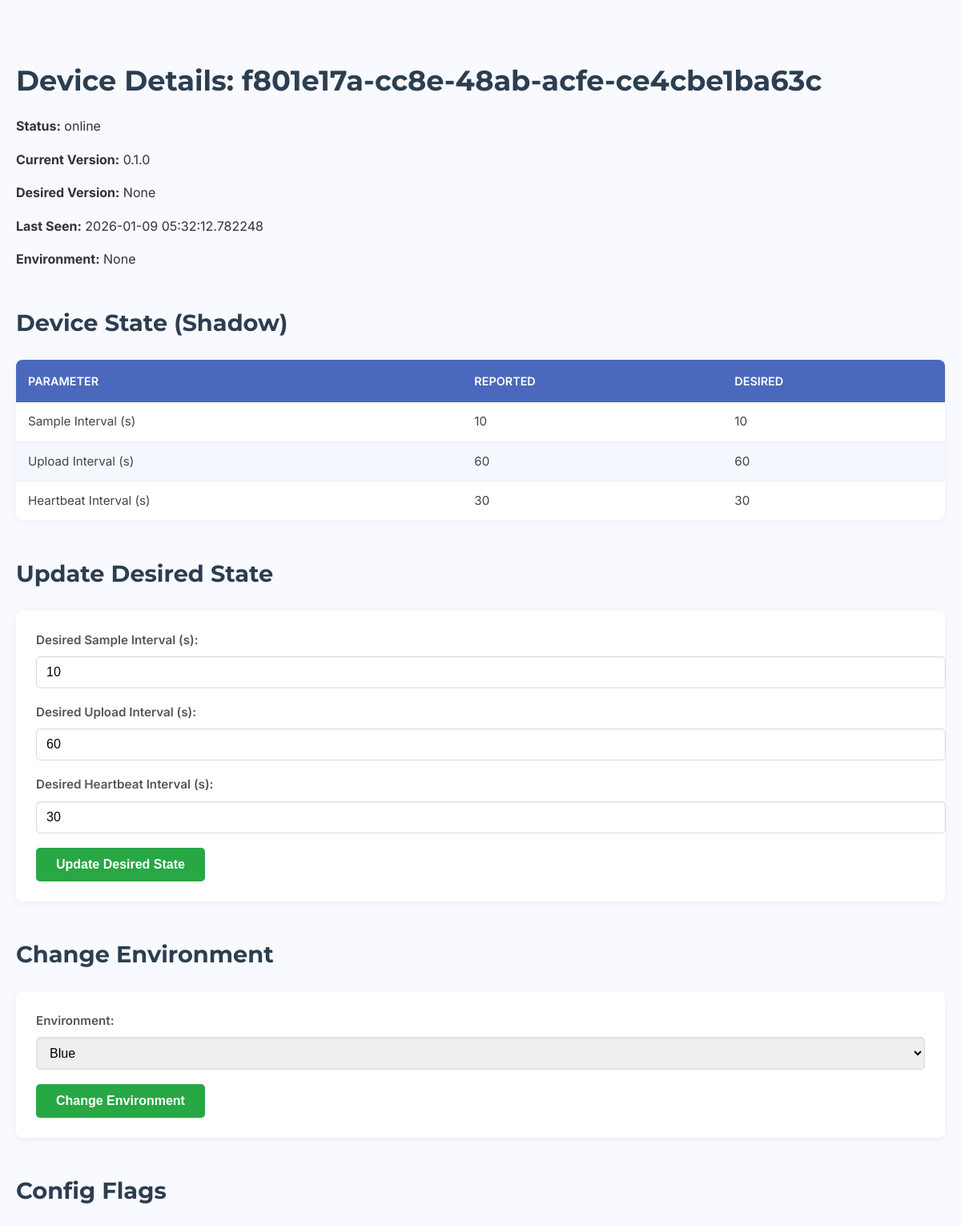
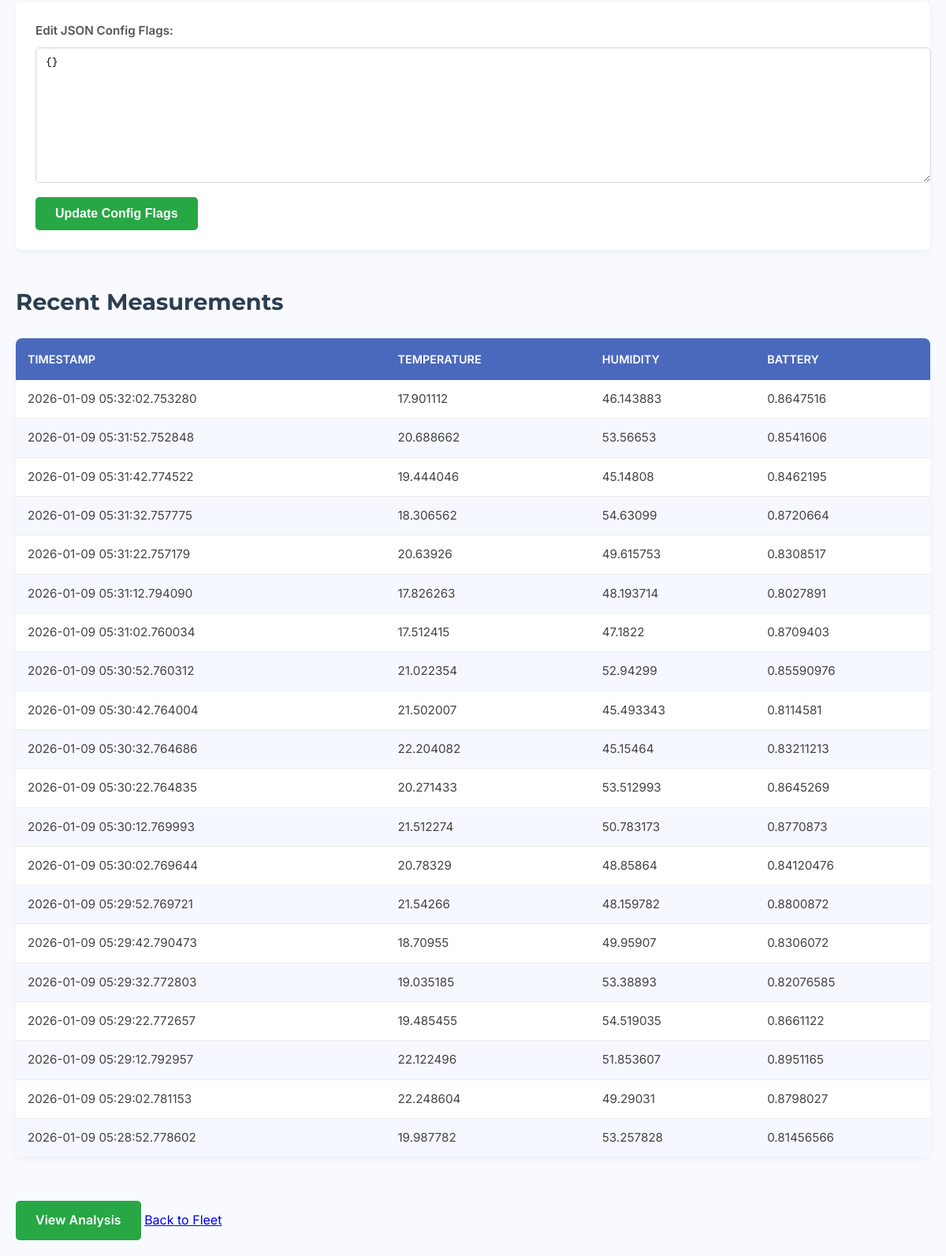
The app's page /devices/f801e17a-cc8e-48ab-acfe-ce4cbe1ba63c with its own data (2 pictures, top to bottom).
### app/models.py (models this page shows)
class Device(Base):
    __tablename__ = "devices"
    id = Column(String, primary_key=True, index=True)
    current_version = Column(String)
    desired_version = Column(String)
    last_seen = Column(DateTime, default=datetime.datetime.utcnow)
    status = Column(String)
    rollout_bucket = Column(Integer, default=lambda: random.randint(0, 99))
    environment = Column(String, default="blue")
    region = Column(String, nullable=True)
    hardware_rev = Column(String, nullable=True)
    reported_sample_interval_secs = Column(Integer, default=10)
    reported_upload_interval_secs = Column(Integer, default=60)
    reported_heartbeat_interval_secs = Column(Integer, default=30)
    desired_sample_interval_secs = Column(Integer, default=10)
    desired_upload_interval_secs = Column(Integer, default=60)
    desired_heartbeat_interval_secs = Column(Integer, default=30)
    config_flags = Column(String, nullable=True, default="{}")
    lifecycle_state = Column(String, default="new", nullable=False) # new, active, suspended, decommissioned
    auth_token = Column(String, unique=True, nullable=True, index=True)
    registered_at = Column(DateTime, nullable=True)
    lifecycle_state = Column(String, default="new", nullable=False) # new, active, suspended, decommissioned
    auth_token = Column(String, unique=True, nullable=True, index=True)
    registered_at = Column(DateTime, nullable=True)
    measurements = relationship("Measurement", back_populates="device")
    errors = relationship("DeviceError", back_populates="device")

### app/ui/views.py (the view)
@router.get("/devices/{device_id}", response_class=HTMLResponse)
async def read_device(request: Request, device_id: str, db: Session = Depends(get_db)):
    device = db.query(models.Device).filter(models.Device.id == device_id).first()
    if device:
        measurements = db.query(models.Measurement).filter(models.Measurement.device_id == device_id).order_by(models.Measurement.timestamp.desc()).limit(20).all()
        config_flags = {}
        if device.config_flags:
            try:
                config_flags = json.loads(device.config_flags)
            except json.JSONDecodeError:
                pass # Handle invalid JSON by returning empty dict
    else:
        measurements = []
        config_flags = {}
    return templates.TemplateResponse("device_detail.html", {"request": request, "device": device, "measurements": measurements, "config_flags": config_flags})

### app/database.py (called while the page is built)
def get_db():
    db = SessionLocal()
    try:
        yield db
    finally:
        db.close()

### app/ui/templates/device_detail.html (shortened to what this page needs)
{% extends "base.html" %}
{% block content %}
    {% if device %}
    <h1 class="text-2xl font-bold mb-4">Device Details: {{ device.id }}</h1>
    <p><strong>Status:</strong> {{ device.status }}</p>
    <p><strong>Current Version:</strong> {{ device.current_version }}</p>
    <p><strong>Desired Version:</strong> {{ device.desired_version }}</p>
    <p><strong>Last Seen:</strong> {{ device.last_seen }}</p>
    <p><strong>Environment:</strong> {{ device.environment }}</p>
    <h2>Device State (Shadow)</h2>
    <table>
        <thead>
            <tr>
                <th>Parameter</th>
                <th>Reported</th>
                <th>Desired</th>
            </tr>
        </thead>
        <tbody>
            <tr>
                <td>Sample Interval (s)</td>
                <td>{{ device.reported_sample_interval_secs }}</td>
                <td class="{% if device.reported_sample_interval_secs != device.desired_sample_interval_secs %}unconverged{% endif %}">{{ device.desired_sample_interval_secs }}</td>
            </tr>
            <tr>
                <td>Upload Interval (s)</td>
                <td>{{ device.reported_upload_interval_secs }}</td>
                <td class="{% if device.reported_upload_interval_secs != device.desired_upload_interval_secs %}unconverged{% endif %}">{{ device.desired_upload_interval_secs }}</td>
            </tr>
            <tr>
                <td>Heartbeat Interval (s)</td>
                <td>{{ device.reported_heartbeat_interval_secs }}</td>
                <td class="{% if device.reported_heartbeat_interval_secs != device.desired_heartbeat_interval_secs %}unconverged{% endif %}">{{ device.desired_heartbeat_interval_secs }}</td>
            </tr>
        </tbody>
    </table>
    <h2>Update Desired State</h2>
    <form id="update-state-form">
        <div class="control-group">
            <label for="desired_sample_interval_secs">Desired Sample Interval (s):</label>
            <input type="number" id="desired_sample_interval_secs" name="desired_sample_interval_secs" value="{{ device.desired_sample_interval_secs }}">
        </div>
        <div class="control-group">
            <label for="desired_upload_interval_secs">Desired Upload Interval (s):</label>
            <input type="number" id="desired_upload_interval_secs" name="desired_upload_interval_secs" value="{{ device.desired_upload_interval_secs }}">
        </div>
        <div class="control-group">
            <label for="desired_heartbeat_interval_secs">Desired Heartbeat Interval (s):</label>
            <input type="number" id="desired_heartbeat_interval_secs" name="desired_heartbeat_interval_secs" value="{{ device.desired_heartbeat_interval_secs }}">
        </div>
        <button type="submit">Update Desired State</button>
    </form>
    <h2>Change Environment</h2>
    <form id="update-environment-form">
        <div class="control-group">
            <label for="environment">Environment:</label>
            <select id="environment" name="environment">
                <option value="blue" {% if device.environment == 'blue' %}selected{% endif %}>Blue</option>
            </select>
        </div>
        <button type="submit">Change Environment</button>
    </form>
    <h2>Config Flags</h2>
    <form id="update-config-flags-form">
        <div class="control-group">
            <label for="config_flags_json">Edit JSON Config Flags:</label>
            <textarea id="config_flags_json" name="config_flags_json" rows="10" cols="50" class="w-full p-2 border rounded-md font-mono text-sm">{{ config_flags | tojson(indent=2) }}</textarea>
        </div>
        <button type="submit" class="bg-indigo-500 hover:bg-indigo-700 text-white font-bold py-2 px-4 rounded">
            Update Config Flags
        </button>
    </form>
    <h2>Recent Measurements</h2>
    <table>
        <thead>
            <tr>
                <th>Timestamp</th>
                <th>Temperature</th>
                <th>Humidity</th>
                <th>Battery</th>
            </tr>
        </thead>
        <tbody>
            {% for m in measurements %}
            <tr>
                <td>{{ m.timestamp }}</td>
                <td>{{ m.temp }}</td>
                <td>{{ m.humidity }}</td>
                <td>{{ m.battery }}</td>
            </tr>
            {% endfor %}
        </tbody>
    </table>
    {% else %}
    <h1>Device not found</h1>
    {% endif %}
    <br>
    <a href="/devices/{{ device.id }}/analysis" class="button">View Analysis</a>
    <a href="/">Back to Fleet</a>
{% endblock %}

### app/ui/static/main.css (style rules this page uses)
body { font-family: 'Inter', sans-serif; line-height: 1.6; color: #333; background-color: #f8faff; margin: 0; padding: 20px; -webkit-font-smoothing: antialiased; -moz-osx-font-smoothing: grayscale; }
h1, h2, h3, h4, h5, h6 { font-family: 'Montserrat', sans-serif; color: #2c3e50; margin-top: 1.5em; margin-bottom: 0.8em; font-weight: 700; }
h1 { font-size: 2.2em; }
h2 { font-size: 1.8em; }
form { background-color: #ffffff; padding: 25px; border-radius: 8px; box-shadow: 0 2px 10px rgba(0,0,0,0.05); margin-bottom: 30px; }
.control-group { margin-bottom: 18px; display: flex; flex-direction: column; }
.control-group label { font-weight: 600; color: #555; margin-bottom: 8px; font-size: 0.95em; }
.control-group input[type="range"], .control-group input[type="number"], .control-group input[type="text"], .control-group input[type="color"], .control-group select, .control-group textarea { width: 100%; padding: 10px 12px; border: 1px solid #dcdcdc; border-radius: 5px; font-size: 1em; box-shadow: inset 0 1px 3px rgba(0,0,0,0.06); transition: border-color 0.3s ease, box-shadow 0.3s ease; }
button[type="submit"], .button { background-color: #28a745; color: white; padding: 12px 25px; border: none; border-radius: 5px; font-size: 1em; font-weight: 600; cursor: pointer; transition: background-color 0.3s ease, transform 0.2s ease; display: inline-block; text-align: center; text-decoration: none; }
table { width: 100%; border-collapse: collapse; margin-bottom: 30px; background-color: #ffffff; box-shadow: 0 2px 10px rgba(0,0,0,0.05); border-radius: 8px; overflow: hidden; }
table thead th { background-color: #4a69bd; color: white; padding: 15px; text-align: left; font-size: 0.9em; font-weight: 600; text-transform: uppercase; }
table tbody tr:nth-child(even) { background-color: #f5f8ff; }
table td { padding: 12px 15px; border-bottom: 1px solid #eee; color: #444; font-size: 0.95em; }
table tbody tr:last-child td { border-bottom: none; }
textarea { resize: vertical; }
.mb-4 { margin-bottom: 1rem; }

### records on screen
Device: id "f801e17a-cc8e-48ab-acfe-ce4cbe1ba63c", status "online", current_version "0.1.0", desired_version "None", last_seen "2026-01-09 05:32:12.782248", environment "None", reported_sample_interval_secs "10", desired_sample_interval_secs "10", reported_upload_interval_secs "60", desired_upload_interval_secs "60", reported_heartbeat_interval_secs "30", desired_heartbeat_interval_secs "30"

### other values on screen
{{ m.timestamp }} "2026-01-09 05:32:02.753280" "2026-01-09 05:31:52.752848" "2026-01-09 05:31:42.774522" "2026-01-09 05:31:32.757775" "2026-01-09 05:31:22.757179" "2026-01-09 05:31:12.794090" "2026-01-09 05:31:02.760034" "2026-01-09 05:30:52.760312" "2026-01-09 05:30:42.764004" "2026-01-09 05:30:32.764686" "2026-01-09 05:30:22.764835" "2026-01-09 05:30:12.769993" "2026-01-09 05:30:02.769644" "2026-01-09 05:29:52.769721" "2026-01-09 05:29:42.790473" "2026-01-09 05:29:32.772803" "2026-01-09 05:29:22.772657" "2026-01-09 05:29:12.792957" "2026-01-09 05:29:02.781153" "2026-01-09 05:28:52.778602"
{{ m.temp }} "17.901112" "20.688662" "19.444046" "18.306562" "20.63926" "17.826263" "17.512415" "21.022354" "21.502007" "22.204082" "20.271433" "21.512274" "20.78329" "21.54266" "18.70955" "19.035185" "19.485455" "22.122496" "22.248604" "19.987782"
{{ m.humidity }} "46.143883" "53.56653" "45.14808" "54.63099" "49.615753" "48.193714" "47.1822" "52.94299" "45.493343" "45.15464" "53.512993" "50.783173" "48.85864" "48.159782" "49.95907" "53.38893" "54.519035" "51.853607" "49.29031" "53.257828"
{{ m.battery }} "0.8647516" "0.8541606" "0.8462195" "0.8720664" "0.8308517" "0.8027891" "0.8709403" "0.85590976" "0.8114581" "0.83211213" "0.8645269" "0.8770873" "0.84120476" "0.8800872" "0.8306072" "0.82076585" "0.8661122" "0.8951165" "0.8798027" "0.81456566"
